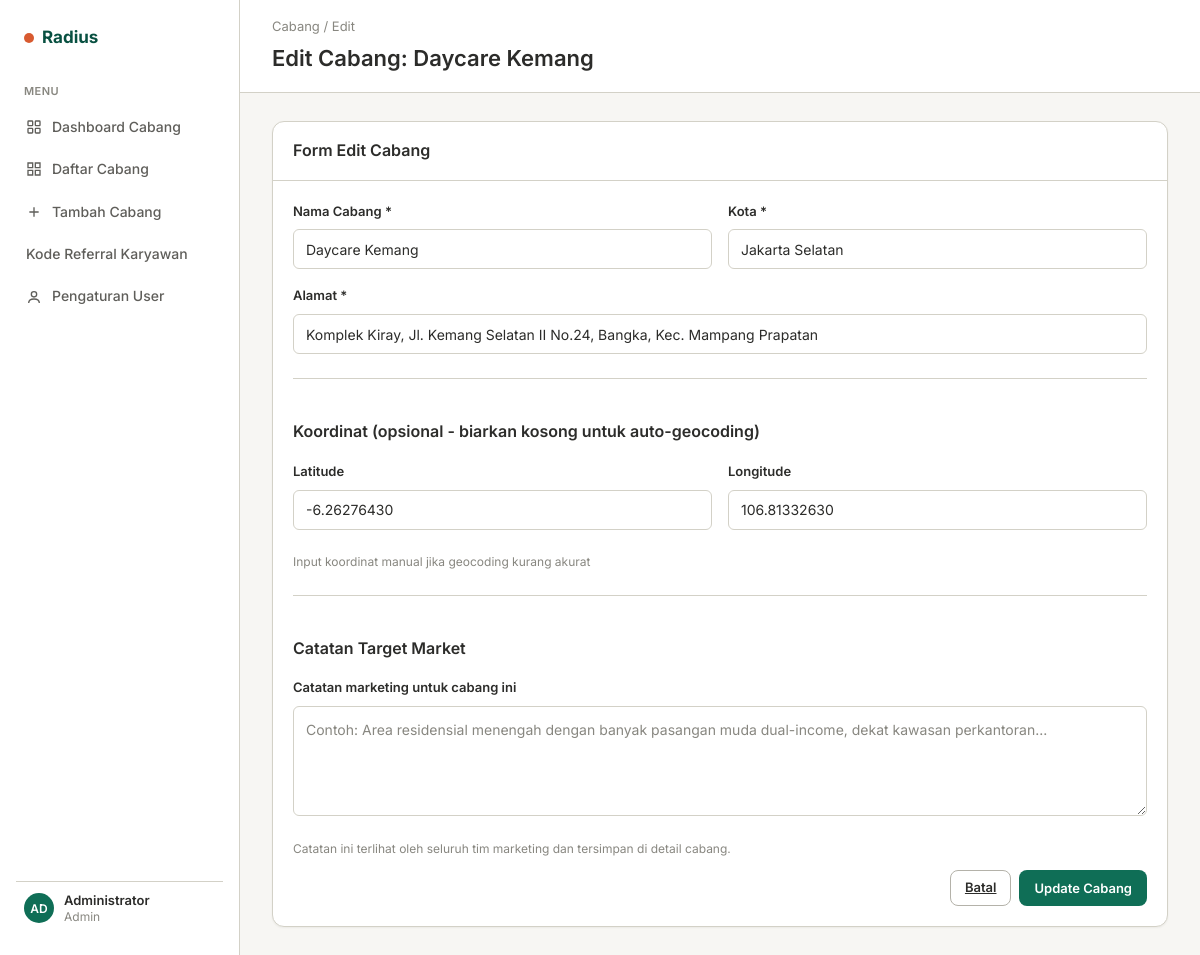
Screenshot of /branch/edit/2 (signed in) with the database file from the repository.
### tables this page shows
CREATE TABLE IF NOT EXISTS branches (
    id INT AUTO_INCREMENT PRIMARY KEY,
    name VARCHAR(150) NOT NULL,
    address TEXT NOT NULL,
    city VARCHAR(100) NOT NULL,
    latitude DECIMAL(11, 8),
    longitude DECIMAL(11, 8),
    target_market_notes TEXT,
    geocoding_status ENUM("verified", "manual", "pending", "failed") DEFAULT "pending",
    created_at TIMESTAMP DEFAULT CURRENT_TIMESTAMP,
    updated_at TIMESTAMP DEFAULT CURRENT_TIMESTAMP ON UPDATE CURRENT_TIMESTAMP,
    created_by INT,
    FOREIGN KEY (created_by) REFERENCES users(id)
);

### app/Helpers/functions.php (called while the page is built, shortened)
<?php
function view(string $view, array $data = []) {
    $viewPath = __DIR__ . "/../../views/{$view}.php";
    extract($data);
    include $viewPath;
}
function old(string $key, $default = "") {
    return $_SESSION["old_input"][$key] ?? $default;
}

### app/Controllers/BranchController.php (called while the page is built, shortened)
<?php
class BranchController {
    private $branchModel;
    private $coveredAreaModel;
    public function __construct() {
        global $pdo;
        $this->branchModel = new Branch($pdo);
        $this->coveredAreaModel = new CoveredArea($pdo);
    }
    public function edit(int $id) {
        $branch = $this->branchModel->getById($id);
        $coveredAreas = $this->coveredAreaModel->getByBranch($id);
        view("branch/edit", [
            "branch" => $branch,
            "covered_areas" => $coveredAreas
        ]);
    }
}

### index.php (called while the page is built, shortened)
<?php
require_once __DIR__ . "/config/database.php";
spl_autoload_register(function ($class) {
    if (strpos($class, "App\\") === 0) {
        $path = __DIR__ . "/app/" . str_replace("\\", "/", substr($class, 4)) . ".php";
    }
});
require_once __DIR__ . "/app/Helpers/functions.php";
$route = $_GET["route"] ?? "dashboard";
$routes = require_once __DIR__ . "/config/routes.php";
$matched = null;
$params = [];
foreach ($routes as $pattern => $config) {
    if (strpos($pattern, "{id}") !== false) {
        $regex = "#^" . preg_quote($pattern, "#") . "$#";
        $regex = str_replace("\\{id\\}", "(\d+)", $regex);
        if (preg_match($regex, $route, $matches)) {
            $matched = $config;
            $params["id"] = (int) $matches[1];
            break;
        }
    }
}
if ($matched) {
    $controller = $matched["controller"];
    $action = $matched["action"];
    $controllerFile = $controller . "Controller";
    $controllerPath = __DIR__ . "/app/Controllers/{$controllerFile}.php";
    if (file_exists($controllerPath)) {
        $controllerObj = new $class();
        $controllerObj->$action(...array_values($params));
    } else {
        http_response_code(404);
        view("errors/404");
    }
} else {
    http_response_code(404);
    view("errors/404");
}

### app/Models/Branch.php (called while the page is built, shortened)
<?php
class Branch {
    private $pdo;
    public function __construct(PDO $pdo) {
        $this->pdo = $pdo;
    }
    public function getById(int $id): ?array {
        $stmt = $this->pdo->prepare("
            SELECT b.*, u.name as created_by_name
            FROM branches b
            LEFT JOIN users u ON b.created_by = u.id
            WHERE b.id = ?
        ");
        $stmt->execute([$id]);
        return $stmt->fetch();
    }
}

### views/branch/edit.php (the view, shortened to what this page needs)
<?php
$pageTitle = "Edit Cabang: " . $branch["name"];
$breadcrumb = "Cabang / Edit";
?>
<div class="card">
    <div class="card-header">
        <h2 class="card-title">Form Edit Cabang</h2>
    </div>
    <div class="card-body">
        <form method="POST" action="<?php echo APP_URL; ?>/branch/update/<?php echo $branch["id"]; ?>">
            <div class="form-row">
                <div class="form-group">
                    <label for="name">Nama Cabang *</label>
                    <input type="text" id="name" name="name" value="<?php echo htmlspecialchars(old("name", $branch["name"])); ?>" required>
                </div>
                <div class="form-group">
                    <label for="city">Kota *</label>
                    <input type="text" id="city" name="city" value="<?php echo htmlspecialchars(old("city", $branch["city"])); ?>" required>
                </div>
            </div>
            <div class="form-group">
                <label for="address">Alamat *</label>
                <input type="text" id="address" name="address" value="<?php echo htmlspecialchars(old("address", $branch["address"])); ?>" required>
            </div>
            <div class="form-section">
                <h3 class="form-section-title">Koordinat (opsional - biarkan kosong untuk auto-geocoding)</h3>
                <div class="form-row">
                    <div class="form-group">
                        <label for="latitude">Latitude</label>
                        <input type="number" step="0.0000001" id="latitude" name="latitude" value="<?php echo htmlspecialchars(old("latitude", $branch["latitude"] ?? "")); ?>" placeholder="Contoh: -6.1829">
                    </div>
                    <div class="form-group">
                        <label for="longitude">Longitude</label>
                        <input type="number" step="0.0000001" id="longitude" name="longitude" value="<?php echo htmlspecialchars(old("longitude", $branch["longitude"] ?? "")); ?>" placeholder="Contoh: 106.9860">
                    </div>
                </div>
                <div class="helper-text">Input koordinat manual jika geocoding kurang akurat</div>
            </div>
            <div class="form-section">
                <h3 class="form-section-title">Catatan Target Market</h3>
                <div class="form-group">
                    <label for="target_market_notes">Catatan marketing untuk cabang ini</label>
                    <textarea id="target_market_notes" name="target_market_notes" class="notes-textarea" placeholder="Contoh: Area residensial menengah dengan banyak pasangan muda dual-income, dekat kawasan perkantoran..."></textarea>
                </div>
                <div class="helper-text">Catatan ini terlihat oleh seluruh tim marketing dan tersimpan di detail cabang.</div>
            </div>
            <div class="save-row">
                <a href="<?php echo APP_URL; ?>/branch/<?php echo $branch["id"]; ?>" class="btn btn-secondary">Batal</a>
                <button type="submit" class="btn btn-primary">Update Cabang</button>
            </div>
        </form>
    </div>
</div>
<?php
include __DIR__ . "/../layouts/main.php";
?>

### views/layouts/header.php (shortened to what this page needs)
<header class="topbar">
    <div>
        <?php if (isset($breadcrumb)): ?>
        <div class="breadcrumb"><?php echo $breadcrumb; ?></div>
        <?php endif; ?>
        <h1 class="page-title"><?php echo $pageTitle ?? "Dashboard"; ?></h1>
    </div>
</header>

### public/css/style.css (style rules this page uses)
:root { --color-primary-50: #E1F5EE; --color-primary-100: #9FE1CB; --color-primary-400: #1D9E75; --color-primary-600: #0F6E56; --color-primary-800: #085041; --color-primary-900: #04342C; --color-accent-50: #FAECE7; --color-accent-400: #D85A30; --color-accent-600: #993C1D; --color-success: #3B6D11; --color-warning: #854F0B; --color-info: #185FA5; --color-danger: #A32D2D; --color-surface-0: #FFFFFF; --color-surface-1: #F7F6F3; --color-surface-2: #FFFFFF; --color-border: #D3D1C7; --color-border-strong: #B4B2A9; --color-text-primary: #2C2C2A; --color-text-secondary: #5F5E5A; --color-text-muted: #888780; --font-sans: "Inter", -apple-system, "Segoe UI", sans-serif; --font-mono: "IBM Plex Mono", "SFMono-Regular", monospace; --radius-sm: 6px; --radius-md: 8px; --radius-lg: 12px; --shadow-sm: 0 1px 2px rgba(44,44,42,0.06); --shadow-md: 0 2px 8px rgba(44,44,42,0.08); --space-1: 4px; --space-2: 8px; --space-3: 12px; --space-4: 16px; --space-5: 24px; --space-6: 32px; }
* { box-sizing: border-box; }
html, body { margin: 0; padding: 0; font-family: var(--font-sans); background: var(--color-surface-1); color: var(--color-text-primary); font-size: 14px; line-height: 1.6; }
.topbar { background: var(--color-surface-0); border-bottom: 1px solid var(--color-border); padding: 16px 32px; display: flex; align-items: center; justify-content: space-between; }
.breadcrumb { font-size: 13px; color: var(--color-text-muted); margin-bottom: 4px; }
.page-title { font-size: 22px; font-weight: 600; margin: 0; }
.btn { display: inline-flex; align-items: center; gap: 6px; height: 36px; padding: 0 14px; border-radius: var(--radius-md); font-size: 13px; font-weight: 600; cursor: pointer; border: 1px solid transparent; font-family: inherit; }
.btn-primary { background: var(--color-primary-600); color: white; }
.btn-secondary { background: white; border-color: var(--color-border-strong); color: var(--color-text-primary); }
.form-group { margin-bottom: var(--space-4); }
.form-group label { display: block; font-size: 13px; font-weight: 600; color: var(--color-text-primary); margin-bottom: var(--space-2); }
.form-group input[type="text"], .form-group input[type="email"], .form-group input[type="password"], .form-group input[type="number"], .form-group textarea { width: 100%; height: 40px; padding: 0 var(--space-3); border: 1px solid var(--color-border); border-radius: var(--radius-sm); font-size: 14px; font-family: var(--font-sans); color: var(--color-text-primary); }
.form-group textarea { min-height: 110px; padding: var(--space-3); resize: vertical; }
.form-row { display: grid; grid-template-columns: 1fr 1fr; gap: var(--space-4); }
.form-section { margin-top: var(--space-5); padding-top: var(--space-5); border-top: 1px solid var(--color-border); }
.form-section-title { font-size: 16px; font-weight: 600; margin-bottom: var(--space-4); color: var(--color-text-primary); }
.helper-text { font-size: 12px; color: var(--color-text-muted); margin-top: 6px; }
.save-row { display: flex; justify-content: flex-end; gap: var(--space-2); margin-top: var(--space-3); }
.notes-textarea { width: 100%; min-height: 130px; padding: 12px 14px; border: 1px solid var(--color-border); border-radius: var(--radius-sm); font-family: var(--font-sans); font-size: 13.5px; line-height: 1.6; color: var(--color-text-primary); background: var(--color-surface-0); resize: vertical; }
.notes-textarea::placeholder { color: var(--color-text-muted); }
.card { background: var(--color-surface-2); border: 1px solid var(--color-border); border-radius: var(--radius-lg); box-shadow: var(--shadow-sm); overflow: hidden; }
.card-header { padding: 16px 20px; border-bottom: 1px solid var(--color-border); display: flex; align-items: center; justify-content: space-between; }
.card-title { font-size: 16px; font-weight: 600; margin: 0; }
.card-body { padding: 20px; }

### rows the page displays
branches: name "Edit Cabang: Daycare Kemang", name "Daycare Kemang", city "Jakarta Selatan", address "Komplek Kiray, Jl. Kemang Selatan II No.24, Bangka, Kec. Mampang Prapatan", latitude "-6.26276430", longitude "106.81332630"

### other values shown
substr(currentUser()["name"] ?? "U", 0, 2) "AD"
currentUser()["name"] "Administrator"
currentUser()["role"] "Admin"
$breadcrumb "Cabang / Edit"
